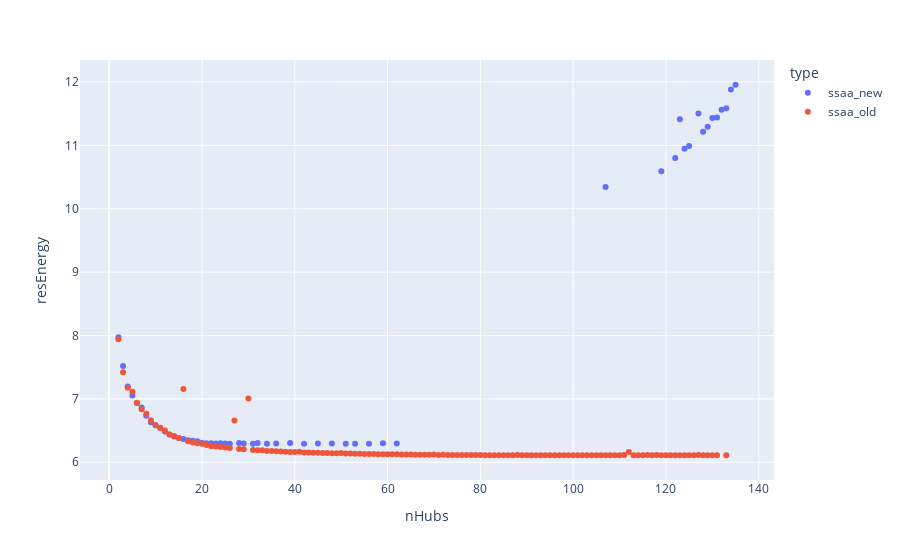

This figure's notebook cell:
### Code cell
# read resEnergy for both random  
reRandom = pd.read_csv('results/resEnergy_random_all.csv')
reRandom = reRandom[['nHubs', 'resEnergy', 'type']]

# read resEnergy for new and old  
def readResEnergy(fileName, extension): 
    cols = ['index', 'resEnergy', 'nHubs', 'startTime', 'endTime']
    reFile = pd.read_csv(fileName, header=None, names=cols) # fileName = 'results/resEnergy_230328_2-138.csv'
    temp = reFile.copy()
    temp = temp.groupby('nHubs').min().resEnergy.reset_index()
    temp['type'] = 'ssaa_{}'.format(extension)
    return temp
reNew = readResEnergy('results/resEnergy_230328_2-138.csv', 'new')
reOldDfs = []
for hubRange in ['2-50', '51-80', '81-110', '111-138']: 
    temp = readResEnergy('results/resEnergy_parallel_{}.csv'.format(hubRange), 'old_{}'.format(hubRange))
    reOldDfs.append(temp)
reOld = pd.concat(reOldDfs)
reOld.type = 'ssaa_old'
reOld.to_csv('results/resEnergy_230324_all.csv')

reBoth = pd.concat([reNew, reOld])
px.scatter(reBoth, x='nHubs', y='resEnergy', color='type')

### Figure 1 — Plotly figure (JSON) as saved in the notebook; plotly's stock layout.template omitted (floating-point values rounded to 4 significant figures; data arrays with more than 128 entries replaced by an {"elided": "..."} marker saying what was removed)
{"data": [{"hovertemplate": "type=ssaa_new<br>nHubs=%{x}<br>resEnergy=%{y}<extra></extra>", "legendgroup": "ssaa_new", "marker": {"color": "#636efa", "symbol": "circle"}, "mode": "markers", "name": "ssaa_new", "orientation": "v", "showlegend": true, "type": "scatter", "x": [2, 3, 4, 5, 6, 7, 8, 9, 10, 11, 12, 13, 14, 15, 16, 17, 18, 19, 20, 21, 22, 23, 24, 25, 26, 28, 29, 31, 32, 34, 36, 39, 42, 45, 48, 51, 53, 56, 59, 62, 107, 119, 122, 123, 124, 125, 127, 128, 129, 130, 131, 132, 133, 134, 135], "xaxis": "x", "y": [7.971, 7.518, 7.197, 7.052, 6.936, 6.863, 6.735, 6.632, 6.582, 6.54, 6.484, 6.439, 6.408, 6.384, 6.367, 6.346, 6.341, 6.33, 6.307, 6.301, 6.299, 6.295, 6.299, 6.294, 6.292, 6.304, 6.294, 6.292, 6.304, 6.292, 6.294, 6.302, 6.293, 6.298, 6.294, 6.293, 6.292, 6.292, 6.3, 6.296, 10.34, 10.59, 10.8, 11.41, 10.95, 10.99, 11.5, 11.22, 11.3, 11.43, 11.44, 11.56, 11.58, 11.88, 11.96], "yaxis": "y"}, {"hovertemplate": "type=ssaa_old<br>nHubs=%{x}<br>resEnergy=%{y}<extra></extra>", "legendgroup": "ssaa_old", "marker": {"color": "#EF553B", "symbol": "circle"}, "mode": "markers", "name": "ssaa_old", "orientation": "v", "showlegend": true, "type": "scatter", "x": {"elided": "131 int values"}, "xaxis": "x", "y": {"elided": "131 float values"}, "yaxis": "y"}], "layout": {"autosize": true, "legend": {"title": {"text": "type"}, "tracegroupgap": 0}, "margin": {"t": 60}, "xaxis": {"anchor": "y", "autorange": true, "domain": [0, 1], "range": [-6.067, 143.1], "title": {"text": "nHubs"}, "type": "linear"}, "yaxis": {"anchor": "x", "autorange": true, "domain": [0, 1], "range": [5.658, 12.41], "title": {"text": "resEnergy"}, "type": "linear"}}}
